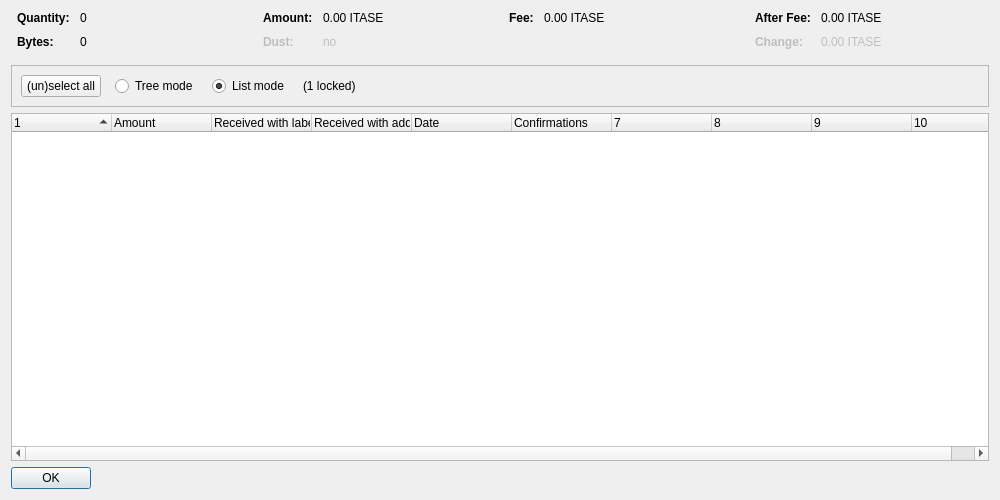
<?xml version="1.0" encoding="UTF-8"?>
<ui version="4.0">
 <class>CoinControlDialog</class>
 <widget class="QDialog" name="CoinControlDialog">
  <property name="geometry">
   <rect>
    <x>0</x>
    <y>0</y>
    <width>1000</width>
    <height>500</height>
   </rect>
  </property>
  <property name="windowTitle">
   <string>Coin Selection</string>
  </property>
  <layout class="QVBoxLayout" name="verticalLayout">
   <item>
    <layout class="QHBoxLayout" name="horizontalLayoutTop" stretch="0,0,0,0">
     <property name="topMargin">
      <number>0</number>
     </property>
     <property name="bottomMargin">
      <number>10</number>
     </property>
     <item>
      <layout class="QFormLayout" name="formLayoutCoinControl1">
       <property name="horizontalSpacing">
        <number>10</number>
       </property>
       <property name="verticalSpacing">
        <number>10</number>
       </property>
       <property name="leftMargin">
        <number>6</number>
       </property>
       <property name="rightMargin">
        <number>6</number>
       </property>
       <item row="0" column="0">
        <widget class="QLabel" name="labelCoinControlQuantityText">
         <property name="font">
          <font>
           <weight>75</weight>
           <bold>true</bold>
          </font>
         </property>
         <property name="text">
          <string>Quantity:</string>
         </property>
        </widget>
       </item>
       <item row="0" column="1">
        <widget class="QLabel" name="labelCoinControlQuantity">
         <property name="cursor">
          <cursorShape>IBeamCursor</cursorShape>
         </property>
         <property name="contextMenuPolicy">
          <enum>Qt::ActionsContextMenu</enum>
         </property>
         <property name="text">
          <string notr="true">0</string>
         </property>
         <property name="textInteractionFlags">
          <set>Qt::LinksAccessibleByMouse|Qt::TextSelectableByKeyboard|Qt::TextSelectableByMouse</set>
         </property>
        </widget>
       </item>
       <item row="1" column="0">
        <widget class="QLabel" name="labelCoinControlBytesText">
         <property name="font">
          <font>
           <weight>75</weight>
           <bold>true</bold>
          </font>
         </property>
         <property name="text">
          <string>Bytes:</string>
         </property>
        </widget>
       </item>
       <item row="1" column="1">
        <widget class="QLabel" name="labelCoinControlBytes">
         <property name="cursor">
          <cursorShape>IBeamCursor</cursorShape>
         </property>
         <property name="contextMenuPolicy">
          <enum>Qt::ActionsContextMenu</enum>
         </property>
         <property name="text">
          <string notr="true">0</string>
         </property>
         <property name="textInteractionFlags">
          <set>Qt::LinksAccessibleByMouse|Qt::TextSelectableByKeyboard|Qt::TextSelectableByMouse</set>
         </property>
        </widget>
       </item>
      </layout>
     </item>
     <item>
      <layout class="QFormLayout" name="formLayoutCoinControl2">
       <property name="horizontalSpacing">
        <number>10</number>
       </property>
       <property name="verticalSpacing">
        <number>10</number>
       </property>
       <property name="leftMargin">
        <number>6</number>
       </property>
       <property name="rightMargin">
        <number>6</number>
       </property>
       <item row="0" column="0">
        <widget class="QLabel" name="labelCoinControlAmountText">
         <property name="font">
          <font>
           <weight>75</weight>
           <bold>true</bold>
          </font>
         </property>
         <property name="text">
          <string>Amount:</string>
         </property>
        </widget>
       </item>
       <item row="0" column="1">
        <widget class="QLabel" name="labelCoinControlAmount">
         <property name="cursor">
          <cursorShape>IBeamCursor</cursorShape>
         </property>
         <property name="contextMenuPolicy">
          <enum>Qt::ActionsContextMenu</enum>
         </property>
         <property name="text">
          <string notr="true">0.00 ITASE</string>
         </property>
         <property name="textInteractionFlags">
          <set>Qt::LinksAccessibleByMouse|Qt::TextSelectableByKeyboard|Qt::TextSelectableByMouse</set>
         </property>
        </widget>
       </item>
       <item row="1" column="0">
        <widget class="QLabel" name="labelCoinControlLowOutputText">
         <property name="enabled">
          <bool>false</bool>
         </property>
         <property name="font">
          <font>
           <weight>75</weight>
           <bold>true</bold>
          </font>
         </property>
         <property name="text">
          <string>Dust:</string>
         </property>
        </widget>
       </item>
       <item row="1" column="1">
        <widget class="QLabel" name="labelCoinControlLowOutput">
         <property name="enabled">
          <bool>false</bool>
         </property>
         <property name="cursor">
          <cursorShape>IBeamCursor</cursorShape>
         </property>
         <property name="contextMenuPolicy">
          <enum>Qt::ActionsContextMenu</enum>
         </property>
         <property name="text">
          <string notr="true">no</string>
         </property>
         <property name="textInteractionFlags">
          <set>Qt::LinksAccessibleByMouse|Qt::TextSelectableByKeyboard|Qt::TextSelectableByMouse</set>
         </property>
        </widget>
       </item>
      </layout>
     </item>
     <item>
      <layout class="QFormLayout" name="formLayoutCoinControl3">
       <property name="horizontalSpacing">
        <number>10</number>
       </property>
       <property name="verticalSpacing">
        <number>10</number>
       </property>
       <property name="leftMargin">
        <number>6</number>
       </property>
       <property name="rightMargin">
        <number>6</number>
       </property>
       <item row="0" column="0">
        <widget class="QLabel" name="labelCoinControlFeeText">
         <property name="font">
          <font>
           <weight>75</weight>
           <bold>true</bold>
          </font>
         </property>
         <property name="text">
          <string>Fee:</string>
         </property>
        </widget>
       </item>
       <item row="0" column="1">
        <widget class="QLabel" name="labelCoinControlFee">
         <property name="cursor">
          <cursorShape>IBeamCursor</cursorShape>
         </property>
         <property name="contextMenuPolicy">
          <enum>Qt::ActionsContextMenu</enum>
         </property>
         <property name="text">
          <string notr="true">0.00 ITASE</string>
         </property>
         <property name="textInteractionFlags">
          <set>Qt::LinksAccessibleByMouse|Qt::TextSelectableByKeyboard|Qt::TextSelectableByMouse</set>
         </property>
        </widget>
       </item>
      </layout>
     </item>
     <item>
      <layout class="QFormLayout" name="formLayoutCoinControl4">
       <property name="horizontalSpacing">
        <number>10</number>
       </property>
       <property name="verticalSpacing">
        <number>10</number>
       </property>
       <property name="leftMargin">
        <number>6</number>
       </property>
       <property name="rightMargin">
        <number>6</number>
       </property>
       <item row="0" column="0">
        <widget class="QLabel" name="labelCoinControlAfterFeeText">
         <property name="font">
          <font>
           <weight>75</weight>
           <bold>true</bold>
          </font>
         </property>
         <property name="text">
          <string>After Fee:</string>
         </property>
        </widget>
       </item>
       <item row="0" column="1">
        <widget class="QLabel" name="labelCoinControlAfterFee">
         <property name="cursor">
          <cursorShape>IBeamCursor</cursorShape>
         </property>
         <property name="contextMenuPolicy">
          <enum>Qt::ActionsContextMenu</enum>
         </property>
         <property name="text">
          <string notr="true">0.00 ITASE</string>
         </property>
         <property name="textInteractionFlags">
          <set>Qt::LinksAccessibleByMouse|Qt::TextSelectableByKeyboard|Qt::TextSelectableByMouse</set>
         </property>
        </widget>
       </item>
       <item row="1" column="0">
        <widget class="QLabel" name="labelCoinControlChangeText">
         <property name="enabled">
          <bool>false</bool>
         </property>
         <property name="font">
          <font>
           <weight>75</weight>
           <bold>true</bold>
          </font>
         </property>
         <property name="text">
          <string>Change:</string>
         </property>
        </widget>
       </item>
       <item row="1" column="1">
        <widget class="QLabel" name="labelCoinControlChange">
         <property name="enabled">
          <bool>false</bool>
         </property>
         <property name="cursor">
          <cursorShape>IBeamCursor</cursorShape>
         </property>
         <property name="contextMenuPolicy">
          <enum>Qt::ActionsContextMenu</enum>
         </property>
         <property name="text">
          <string notr="true">0.00 ITASE</string>
         </property>
         <property name="textInteractionFlags">
          <set>Qt::LinksAccessibleByMouse|Qt::TextSelectableByKeyboard|Qt::TextSelectableByMouse</set>
         </property>
        </widget>
       </item>
      </layout>
     </item>
    </layout>
   </item>
   <item>
    <widget class="QFrame" name="frame">
     <property name="minimumSize">
      <size>
       <width>0</width>
       <height>40</height>
      </size>
     </property>
     <property name="frameShape">
      <enum>QFrame::StyledPanel</enum>
     </property>
     <property name="frameShadow">
      <enum>QFrame::Sunken</enum>
     </property>
     <layout class="QHBoxLayout" name="horizontalLayout">
      <item>
       <layout class="QHBoxLayout" name="horizontalLayoutPanel" stretch="0,0,0,0,0">
        <property name="spacing">
         <number>14</number>
        </property>
        <item>
         <widget class="QPushButton" name="pushButtonSelectAll">
          <property name="sizePolicy">
           <sizepolicy hsizetype="Maximum" vsizetype="Fixed">
            <horstretch>0</horstretch>
            <verstretch>0</verstretch>
           </sizepolicy>
          </property>
          <property name="text">
           <string>(un)select all</string>
          </property>
          <property name="autoDefault">
           <bool>false</bool>
          </property>
         </widget>
        </item>
        <item>
         <widget class="QRadioButton" name="radioTreeMode">
          <property name="sizePolicy">
           <sizepolicy hsizetype="Maximum" vsizetype="Fixed">
            <horstretch>0</horstretch>
            <verstretch>0</verstretch>
           </sizepolicy>
          </property>
          <property name="text">
           <string>Tree mode</string>
          </property>
         </widget>
        </item>
        <item>
         <widget class="QRadioButton" name="radioListMode">
          <property name="sizePolicy">
           <sizepolicy hsizetype="Maximum" vsizetype="Fixed">
            <horstretch>0</horstretch>
            <verstretch>0</verstretch>
           </sizepolicy>
          </property>
          <property name="text">
           <string>List mode</string>
          </property>
          <property name="checked">
           <bool>true</bool>
          </property>
         </widget>
        </item>
        <item>
         <widget class="QLabel" name="labelLocked">
          <property name="text">
           <string notr="true">(1 locked)</string>
          </property>
         </widget>
        </item>
        <item>
         <spacer name="horizontalSpacer">
          <property name="orientation">
           <enum>Qt::Horizontal</enum>
          </property>
          <property name="sizeHint" stdset="0">
           <size>
            <width>40</width>
            <height>20</height>
           </size>
          </property>
         </spacer>
        </item>
       </layout>
      </item>
     </layout>
    </widget>
   </item>
   <item>
    <widget class="CoinControlTreeWidget" name="treeWidget">
     <property name="contextMenuPolicy">
      <enum>Qt::CustomContextMenu</enum>
     </property>
     <property name="sortingEnabled">
      <bool>false</bool>
     </property>
     <property name="columnCount">
      <number>10</number>
     </property>
     <attribute name="headerShowSortIndicator" stdset="0">
      <bool>true</bool>
     </attribute>
     <attribute name="headerStretchLastSection">
      <bool>false</bool>
     </attribute>
     <column>
      <property name="text">
       <string/>
      </property>
     </column>
     <column>
      <property name="text">
       <string>Amount</string>
      </property>
     </column>
     <column>
      <property name="text">
       <string>Received with label</string>
      </property>
     </column>
     <column>
      <property name="text">
       <string>Received with address</string>
      </property>
     </column>
     <column>
      <property name="text">
       <string>Date</string>
      </property>
     </column>
     <column>
      <property name="text">
       <string>Confirmations</string>
      </property>
      <property name="toolTip">
       <string>Confirmed</string>
      </property>
     </column>
     <column>
      <property name="text">
       <string/>
      </property>
     </column>
     <column>
      <property name="text">
       <string/>
      </property>
     </column>
     <column>
      <property name="text">
       <string/>
      </property>
     </column>
     <column>
      <property name="text">
       <string/>
      </property>
     </column>
    </widget>
   </item>
   <item>
    <widget class="QDialogButtonBox" name="buttonBox">
     <property name="sizePolicy">
      <sizepolicy hsizetype="Maximum" vsizetype="Fixed">
       <horstretch>0</horstretch>
       <verstretch>0</verstretch>
      </sizepolicy>
     </property>
     <property name="orientation">
      <enum>Qt::Horizontal</enum>
     </property>
     <property name="standardButtons">
      <set>QDialogButtonBox::Ok</set>
     </property>
    </widget>
   </item>
  </layout>
 </widget>
 <customwidgets>
  <customwidget>
   <class>CoinControlTreeWidget</class>
   <extends>QTreeWidget</extends>
   <header>coincontroltreewidget.h</header>
  </customwidget>
 </customwidgets>
 <resources/>
 <connections/>
</ui>
